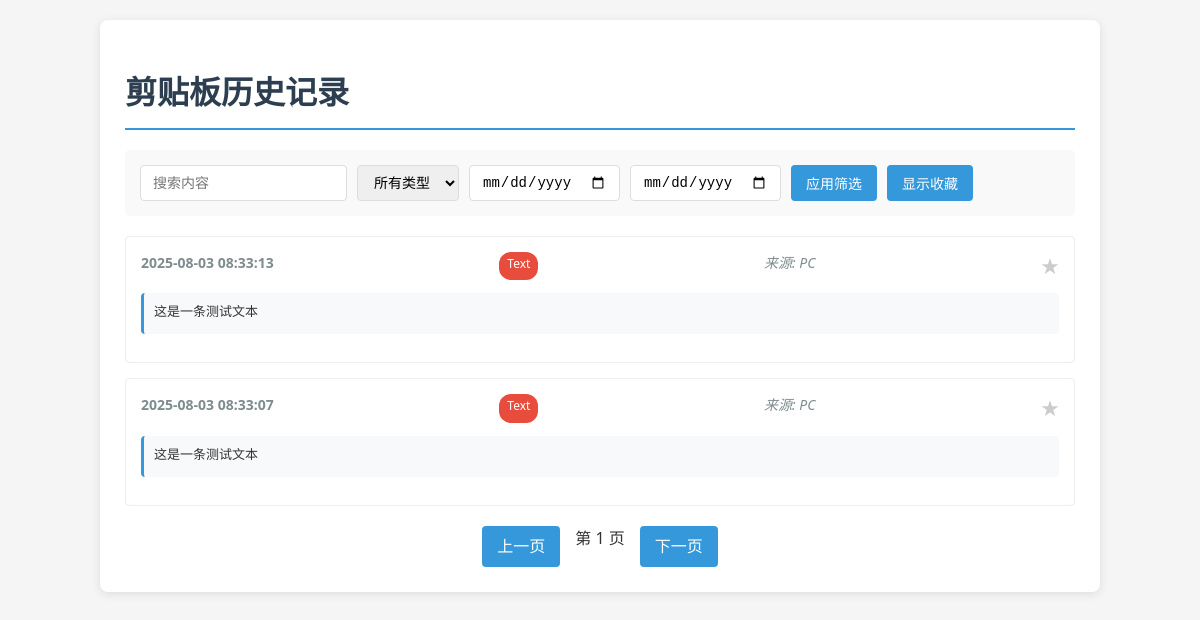
Before: / with the older database file.
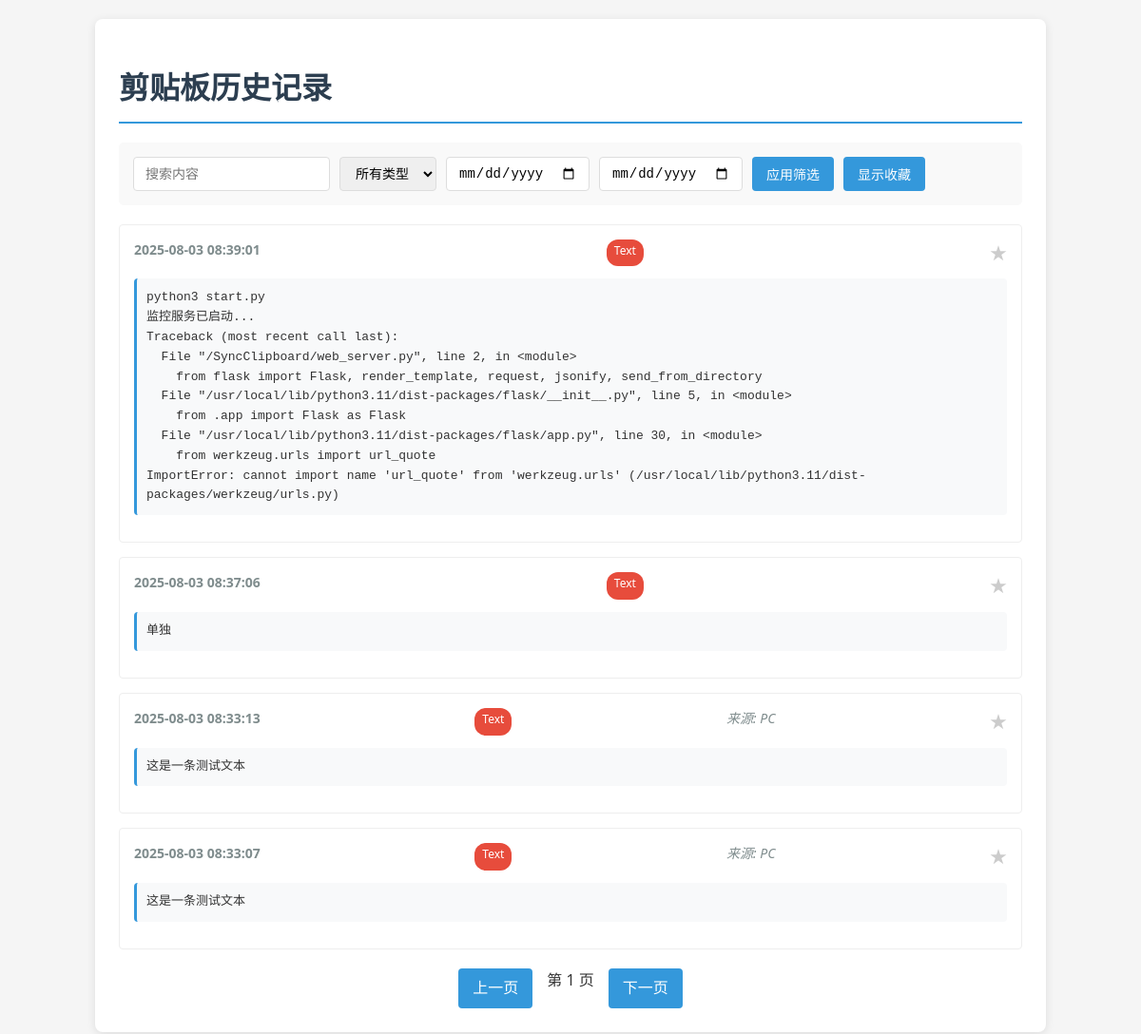
After: the same page with the newer database file.
### tables this page shows
CREATE TABLE clipboard_history (
            id INTEGER PRIMARY KEY AUTOINCREMENT,
            type TEXT NOT NULL,
            content TEXT,
            file_path TEXT,
            from_source TEXT,
            timestamp DATETIME DEFAULT CURRENT_TIMESTAMP,
            is_starred BOOLEAN DEFAULT 0
        );

### web_server.py (the view)
@app.route('/')
def index():
    page = int(request.args.get('page', 1))
    per_page = 30
    offset = (page - 1) * per_page
    history = db.get_history(limit=per_page, offset=offset)
    return render_template('index.html', history=history, page=page)

### database.py (called while the page is built, shortened)
    def get_history(self, limit=None, offset=0, filters=None):
        cursor = self.conn.cursor()
        query = "SELECT * FROM clipboard_history"
        params = []
        conditions = []
        if conditions:
            query += " WHERE " + " AND ".join(conditions)
        query += " ORDER BY timestamp DESC"
        if limit is not None:
            query += " LIMIT ? OFFSET ?"
            params.extend([limit, offset])
        cursor.execute(query, tuple(params))
        columns = [column[0] for column in cursor.description]
        results = [dict(zip(columns, row)) for row in cursor.fetchall()]
        return results

### templates/index.html (shortened to what this page needs)
<!DOCTYPE html>
<html lang="zh-CN">
<head>
    <link rel="stylesheet" href="{{ url_for('static', filename='css/style.css') }}">
</head>
<body>
    <div class="container">
        <h1>剪贴板历史记录</h1>
        <div class="filters">
            <input type="text" id="search" placeholder="搜索内容">
            <select id="type-filter">
                <option value="">所有类型</option>
            </select>
            <input type="date" id="start-date">
            <input type="date" id="end-date">
            <button id="apply-filter">应用筛选</button>
            <button id="toggle-starred">显示收藏</button>
        </div>
        <div class="history-list">
            {% for item in history %}
            <div class="history-item" data-id="{{ item.id }}">
                <div class="header">
                    <span class="timestamp">{{ item.timestamp }}</span>
                    <span class="type">{{ item.type }}</span>
                    {% if item.from_source %}
                    <span class="source">来源: {{ item.from_source }}</span>
                    {% endif %}
                    <span class="star {% if item.is_starred %}starred{% endif %}">★</span>
                </div>
                <div class="content">
                    {% if item.type == "Text" %}
                    <pre>{{ item.content }}</pre>
                    {% elif item.type == "Image" %}
                    <img src="{{ url_for('download_file', filename=item.file_path.split('/')[-1]) }}" alt="图片" width="100">
                    {% else %}
                    <a href="{{ url_for('download_file', filename=item.file_path.split('/')[-1]) }}"
                       download="{{ item.content }}">下载文件</a>
                    {% endif %}
                </div>
            </div>
            {% endfor %}
        </div>
        <div class="pagination">
            <a href="{{ url_for('index', page=page-1) if page > 1 else '#' }}">上一页</a>
            <span>第 {{ page }} 页</span>
            <a href="{{ url_for('index', page=page+1) }}">下一页</a>
        </div>
    </div>
</body>
</html>

Changed rows visible on the page:
added clipboard_history: timestamp "2025-08-03 08:39:01", type "Text", content "python3 start.py 监控服务已启动... Traceback (most recent call last): File \"/SyncClipboard/web_server.py\", line 2, in <module> from flask import Flask, render_template, request, jsonify, send_from_directory File \"/usr/local/lib/python3.11/dist-packages/flask/__init__.py\", line 5, in <module> from .app import Flask as Flask File \"/usr/local/lib/python3.11/dist-packages/flask/app.py\", line 30, in <module> from werkzeug.urls import url_quote ImportError: cannot import name 'url_quote' from 'werkzeug.urls' (/usr/local/lib/python3.11/dist-packages/werkzeug/urls.py)"
added clipboard_history: timestamp "2025-08-03 08:37:06", type "Text", content "单独"
